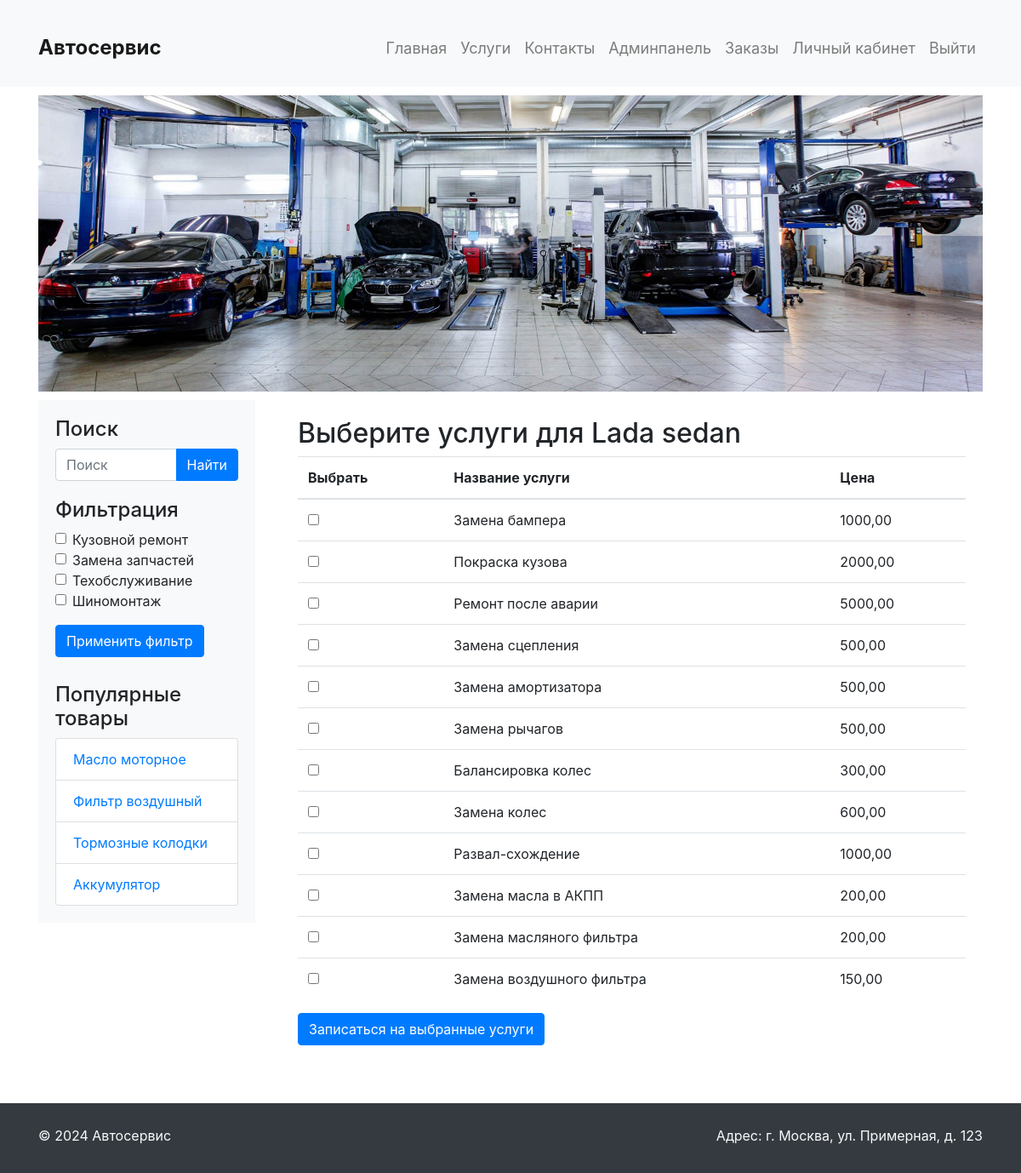
The page /service/ (signed in) on the database its author committed.
### service/models.py (models this page shows, shortened)
class Category(models.Model):
    name = models.CharField(max_length=100)
    class Meta:
        verbose_name = 'Категория'
        verbose_name_plural = 'Категории'

class Car(models.Model):
    brand = models.CharField(max_length=100)
    model = models.CharField(max_length=100)
    year = models.PositiveIntegerField()
    vin = models.CharField(max_length=17, unique=True)
    owner = models.ForeignKey(User, on_delete=CASCADE)
    class Meta:
        verbose_name = 'Машина'
        verbose_name_plural = 'Машины'

class Service(models.Model):
    name = models.CharField(max_length=200)
    description = models.TextField(blank=True)
    price = models.DecimalField(max_digits=10, decimal_places=2)
    category = models.ForeignKey(Category, on_delete=models.CASCADE, related_name='services')
    class Meta:
        verbose_name = 'Услуга'
        verbose_name_plural = 'Услуги'

### service/views.py (the view, shortened to what this page needs)
# urls.py: path('', ServiceListView.as_view(), name='service_list'),
class ServiceListView(ListView):
    model = Service
    template_name = './service/service_list.html'
    context_object_name = 'services'
    def get_queryset(self):
        queryset = super().get_queryset()
        selected_filters_ids = self.request.GET.getlist('selected_filters')
        if selected_filters_ids:
            queryset = queryset.filter(category_id__in=selected_filters_ids)
        return queryset
    def get_context_data(self, **kwargs):
        context = super().get_context_data(**kwargs)
        user = self.request.user
        if user.is_authenticated:
            car = Car.objects.filter(owner=user).first()
            filter_list = Category.objects.all()
            selected_filters_ids = self.request.GET.getlist('selected_filters')
            current_datetime = now()
            current_date = current_datetime.date().strftime('%Y-%m-%d')
            current_time = current_datetime.time()
            context.update({
                'car': car,
                'filter_list': filter_list,
                'show_filters': True,
                'selected_filters': selected_filters_ids,
                'current_date': current_date,
                'current_time': current_time,
            })
        return context

### templates/service/service_list.html (shortened to what this page needs)
{% extends 'base.html' %}
{% block slider %}{% include 'includes/slider.html' %}{% endblock %}
{% block sidebar %}{% include 'includes/sidebar.html' %}{% endblock %}
{% block main %}
    <div class="col-md-9">
        <div class="main-content">
            <h2>Выберите услуги {% if user.is_authenticated %} для {{ car.brand }} {{ car.model }} {% endif %}</h2>
            <table class="table services-table">
                <thead>
                <tr>
                    <th>Выбрать</th>
                    <th>Название услуги</th>
                    <th>Цена</th>
                </tr>
                </thead>
                <tbody>
                {% for service in services %}
                    <tr class="service-item">
                        <td><input type="checkbox" class="service-checkbox" value="{{ service.id }}"></td>
                        <td>{{ service.name }}</td>
                        <td>{{ service.price }}</td>
                    </tr>
                {% endfor %}
                </tbody>
            </table>
            <button type="button" class="btn btn-primary" id="serviceBtn" {% if not request.user.is_authenticated %}disabled="disabled"{% endif %}>Записаться на выбранные услуги</button>
        </div>
    </div>
{% endblock %}

### templates/includes/sidebar.html (shortened to what this page needs)
<div class="col-md-3">
    <div class="sidebar">
        <h4>Поиск</h4>
        <form class="search-form">
            <div class="input-group">
                <input type="text" class="form-control" placeholder="Поиск">
                <div class="input-group-append">
                    <button class="btn btn-primary" type="button">Найти</button>
                </div>
            </div>
        </form>
        {% if show_filters %}
            <h4>Фильтрация</h4>
            <form id="filter-form" method="get">
                <div class="form-group">
                    {% for filter in filter_list %}
                        <div class="form-check">
                            <input class="form-check-input" type="checkbox" name="selected_filters" id="filter_{{ filter.id }}" value="{{ filter.id }}"
                            {% if filter.id|stringformat:"s" in selected_filters %}checked{% endif %}>
                            <label class="form-check-label" for="filter_{{ filter.id }}">{{ filter.name }}</label>
                        </div>
                    {% endfor %}
                </div>
                <button type="submit" class="btn btn-primary">Применить фильтр</button>
            </form>
        {% endif %}
        <div class="popular-products">
            <h4>Популярные товары</h4>
            <ul class="list-group">
                <li class="list-group-item"><a href="#">Масло моторное</a></li>
                <li class="list-group-item"><a href="#">Фильтр воздушный</a></li>
                <li class="list-group-item"><a href="#">Тормозные колодки</a></li>
                <li class="list-group-item"><a href="#">Аккумулятор</a></li>
            </ul>
        </div>
    </div>
</div>

### static/css/style.css (style rules this page uses)
.sidebar { background-color: #f8f9fa; padding: 20px; }
.main-content { background-color: #ffffff; padding: 20px; }
.sidebar .search-form { margin-bottom: 20px; }
.sidebar .popular-products { margin-top: 30px; }

### rows shown on the page
Category: name "Кузовной ремонт"
Category: name "Замена запчастей"
Category: name "Техобслуживание"
Category: name "Шиномонтаж"
Car: brand "Lada", model "sedan"
Service: name "Замена бампера", price "1000,00"
Service: name "Покраска кузова", price "2000,00"
Service: name "Ремонт после аварии", price "5000,00"
Service: name "Замена сцепления", price "500,00"
Service: name "Замена амортизатора", price "500,00"
Service: name "Замена рычагов", price "500,00"
Service: name "Балансировка колес", price "300,00"
Service: name "Замена колес", price "600,00"
Service: name "Развал-схождение", price "1000,00"
Service: name "Замена масла в АКПП", price "200,00"
Service: name "Замена масляного фильтра", price "200,00"
Service: name "Замена воздушного фильтра", price "150,00"
